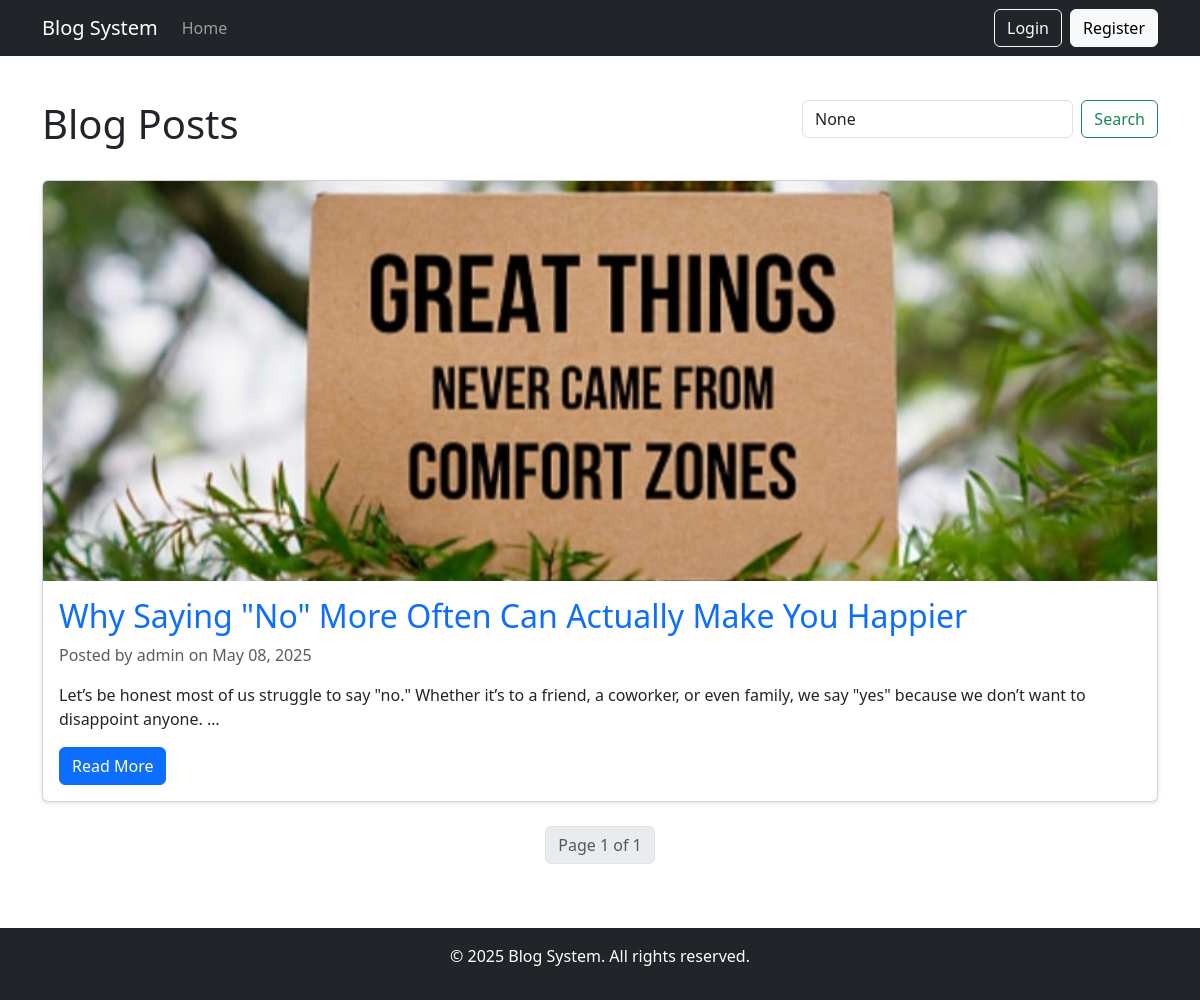
Before: / with the older database file.
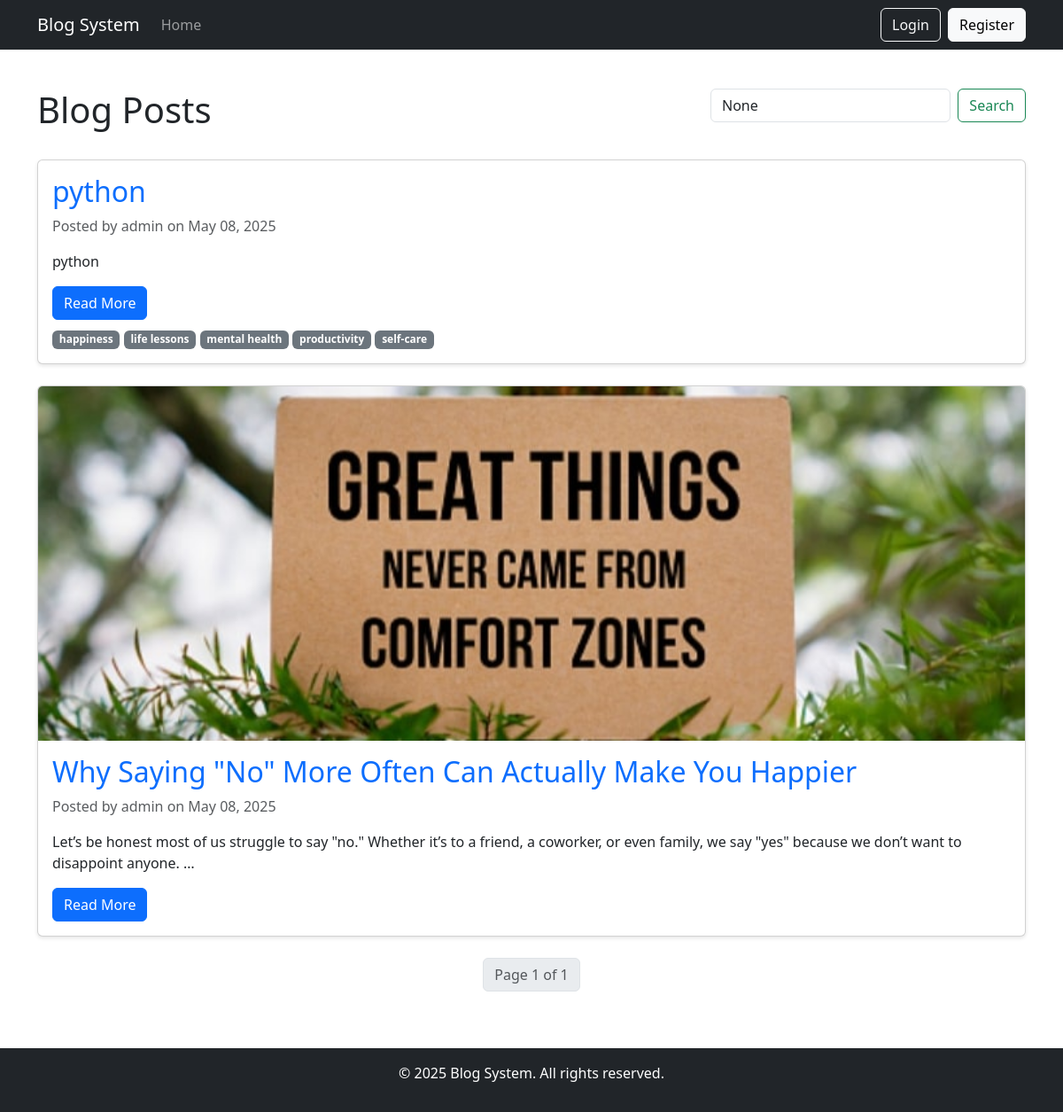
After: the same page with the newer database file.
### blog/models.py (models this page shows, shortened)
class Post(models.Model):
    title = models.CharField(max_length=100)
    content = models.TextField()
    image = models.ImageField(upload_to='post_images/', blank=True, null=True)
    date_posted = models.DateTimeField(default=timezone.now)
    author = models.ForeignKey(User, on_delete=models.CASCADE)
    tags = models.ManyToManyField(Tag, blank=True, related_name='posts')
    class Meta:
        ordering = ['-date_posted']

class Tag(models.Model):
    name = models.CharField(max_length=50, unique=True)
    class Meta:
        ordering = ['name']

### blog/views.py (the view)
# urls.py: path('', views.post_list, name='post_list'),
def post_list(request):
    query = request.GET.get('q')
    posts = Post.objects.all().prefetch_related('tags').select_related('author').order_by('-date_posted')
    if query:
        posts = posts.filter(
            Q(title__icontains=query) |
            Q(content__icontains=query) |
            Q(tags__name__icontains=query)
        ).distinct()
    paginator = Paginator(posts, 5)  # Show 5 posts per page
    page_number = request.GET.get('page')
    page_obj = paginator.get_page(page_number)
    context = {
        'page_obj': page_obj,
        'query': query,
    }
    return render(request, 'blog/post_list.html', context)

### blog/templates/blog/post_list.html (shortened to what this page needs)
{% extends 'blog/base.html' %}
{% load crispy_forms_tags %}
{% block content %}
<div class="row mb-4">
    <div class="col-md-8">
        <h1>Blog Posts</h1>
    </div>
    <div class="col-md-4">
        <form method="get" class="d-flex">
            <input class="form-control me-2" type="search" name="q" placeholder="Search posts..." value="{{ query }}">
            <button class="btn btn-outline-success" type="submit">Search</button>
        </form>
    </div>
</div>
{% for post in page_obj %}
<article class="card mb-4">
    {% if post.image %}
    <img src="{{ post.image.url }}" class="card-img-top" alt="{{ post.title }}">
    {% endif %}
    <div class="card-body">
        <h2 class="card-title"><a href="{% url 'blog:post_detail' post.pk %}" class="text-decoration-none">{{ post.title }}</a></h2>
        <p class="card-text text-muted">Posted by {{ post.author }} on {{ post.date_posted|date:"F d, Y" }}</p>
        <p class="card-text">{{ post.content|truncatewords:30 }}</p>
        <a href="{% url 'blog:post_detail' post.pk %}" class="btn btn-primary">Read More</a>
        {% if post.tags.exists %}
        <div class="mt-2">
            {% for tag in post.tags.all %}
            <span class="badge bg-secondary">{{ tag.name }}</span>
            {% endfor %}
        </div>
        {% endif %}
    </div>
</article>
{% empty %}
<div class="alert alert-info">No posts found.</div>
{% endfor %}
<nav aria-label="Page navigation">
    <ul class="pagination justify-content-center">
        <li class="page-item disabled">
            <span class="page-link">
                Page {{ page_obj.number }} of {{ page_obj.paginator.num_pages }}
            </span>
        </li>
    </ul>
</nav>
{% endblock %}

### blog/templates/blog/base.html (shortened to what this page needs)
<!DOCTYPE html>
<html lang="en">
<head>
    <link href="https://cdn.jsdelivr.net/npm/bootstrap@5.3.0/dist/css/bootstrap.min.css" rel="stylesheet">
    {% load static %}
    <link rel="stylesheet" href="{% static 'blog/css/styles.css' %}">
</head>
<body>
    <nav class="navbar navbar-expand-lg navbar-dark bg-dark">
        <div class="container">
            <a class="navbar-brand" href="{% url 'blog:post_list' %}">Blog System</a>
            <div class="collapse navbar-collapse" id="navbarNav">
                <ul class="navbar-nav me-auto">
                    <li class="nav-item">
                        <a class="nav-link" href="{% url 'blog:post_list' %}">Home</a>
                    </li>
                </ul>
                <div class="d-flex">
                    {% if user.is_authenticated %}
                    <span class="navbar-text me-3">Welcome, {{ user.username }}</span>
                    <a href="{% url 'blog:logout' %}" class="btn btn-outline-light">Logout</a>
                    {% else %}
                    <a href="{% url 'blog:login' %}" class="btn btn-outline-light me-2">Login</a>
                    <a href="{% url 'blog:register' %}" class="btn btn-light">Register</a>
                    {% endif %}
                </div>
            </div>
        </div>
    </nav>
    <div class="container mt-4">
        {% block content %}{% endblock %}
    </div>
    <footer class="bg-dark text-white text-center py-3 mt-5">
        <div class="container">
            <p>&copy; {% now "Y" %} Blog System. All rights reserved.</p>
        </div>
    </footer>
</body>
</html>

### blog/static/blog/css/styles.css (style rules this page uses)
body { min-height: 100vh; display: flex; flex-direction: column; }
.container { flex: 1; }
.card { margin-bottom: 20px; box-shadow: 0 2px 4px rgba(0,0,0,0.1); }
.card-img-top { max-height: 400px; object-fit: cover; }
.navbar { margin-bottom: 20px; }
footer { margin-top: auto; }

Changed rows visible on the page:
added Post: title "python", author "admin", date_posted "May 08, 2025", content "python"
added Tag: name "happiness"
added Tag: name "life lessons"
added Tag: name "mental health"
added Tag: name "productivity"
added Tag: name "self-care"
